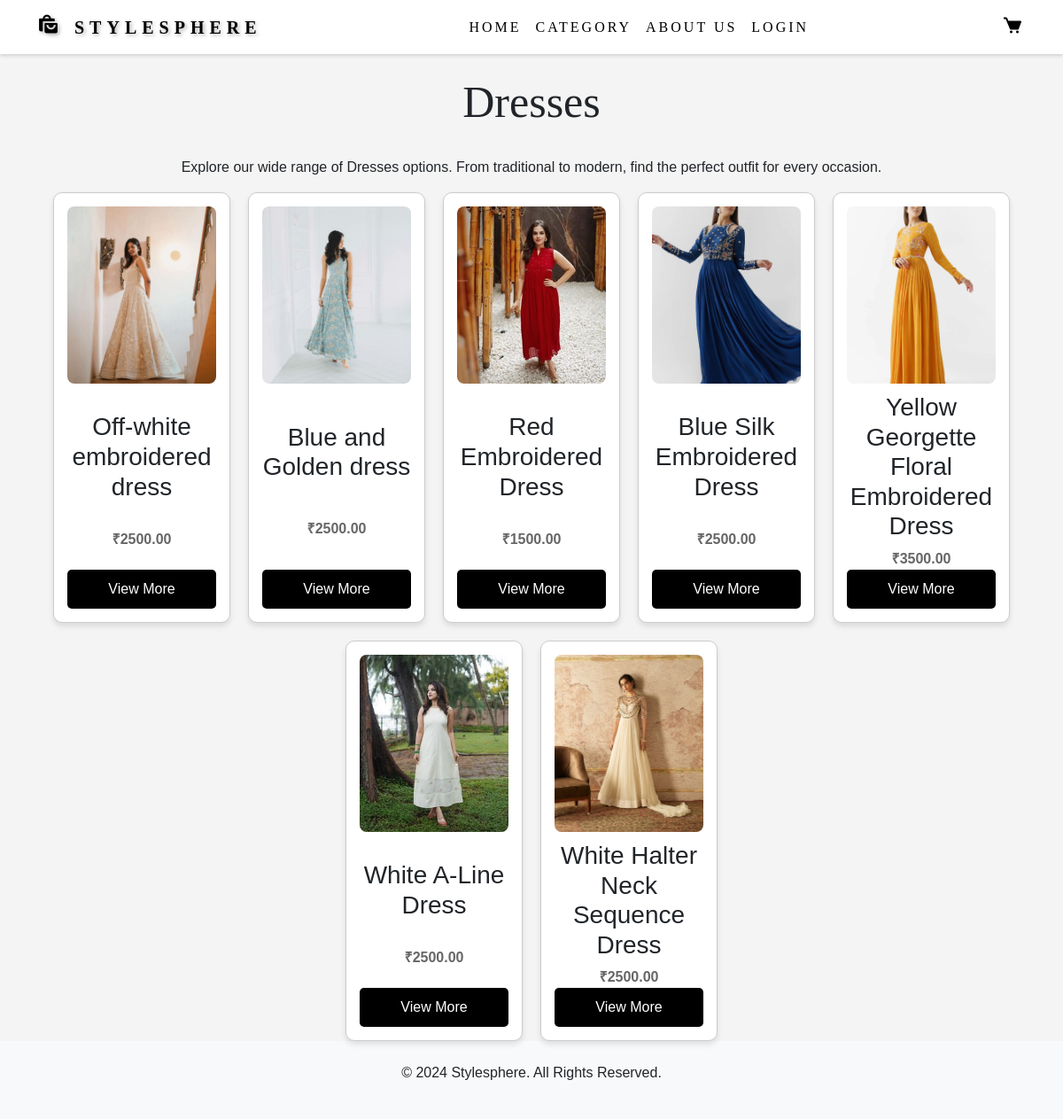
The page /categoryviewpage/6 on the database its author committed.
### styleapp/models.py (models this page shows, shortened)
class Category(models.Model):
    name = models.CharField(max_length=50, unique=True)
    image = models.ImageField(upload_to='category_images/', null=True, blank=True)

class Clothes(models.Model):
    name = models.CharField(max_length=255)
    description = models.TextField()
    price = models.DecimalField(max_digits=10, decimal_places=2)
    stock = models.IntegerField(default=100)
    category = models.ForeignKey(Category, on_delete=models.CASCADE)
    image = models.ImageField(upload_to='clothes_images/')

### styleapp/views.py (the view)
# urls.py: path('categoryviewpage/<int:a>',views.categoryviewpage,name='categoryviewpage'),
def categoryviewpage(request,a):
    if request.user.is_authenticated:
        current = request.user.id
        user_det = User.objects.get(id=current)
        cate = Category.objects.get(id=a)
        cloth = Clothes.objects.filter(category_id = a)
        return render(request,"categoryview.html",{'category':cate,'User':user_det,'cloths':cloth})
    else:
        cate = Category.objects.get(id=a)
        cloth = Clothes.objects.filter(category_id = a)
        return render(request,"categoryview.html",{'category':cate,'cloths':cloth})

### templates/categoryview.html (shortened to what this page needs)
<!DOCTYPE html>
<html lang="en">
<head>
    {% load static %}
    <link href="https://cdnjs.cloudflare.com/ajax/libs/bootstrap/5.3.0/css/bootstrap.min.css" rel="stylesheet">
    <link href="https://unpkg.com/boxicons@2.1.4/css/boxicons.min.css" rel="stylesheet">
    <link rel="stylesheet" href="{% static 'css/styles.css' %}?v=1.0">
</head>
<body>
    <header class="bg-white shadow-sm">
        <nav class="navbar navbar-expand-lg navbar-light bg-white shadow-sm">
            <div class="container">
                <a href="{% url 'index' %}" class="navbar-brand logo" style="text-decoration: none; color: black; font-size: 20px;">
                    <i class='bx bxs-shopping-bags' style="font-size: 25px;"></i> Stylesphere
                </a>
                <div class="collapse navbar-collapse" id="navbarNav">
                    <ul class="navbar-nav mx-auto">
                        <li class="nav-item"><a href="{% url 'index' %}" class="nav-link" style="color: black;">Home</a></li>
                        <li class="nav-item"><a href="#" class="nav-link" style="color: black;">Category</a></li>
                        <li class="nav-item"><a href="{% url 'about' %}" class="nav-link" style="color: black;">About Us</a></li>
                        <li class="nav-item"><a href="#" class="nav-link" style="color: black;">Login</a></li>
                    </ul>
                    <div class="d-flex">
                        <a href="{% url 'cart_view' %}" class="nav-link" style="color: black; font-size: 1.5em;"><i class="bx bxs-cart"></i></a>
                    </div>
                </div>
            </div>
        </nav>
    </header>
    <div class="categories-header text-center">
        <h2 class="categories-title py-4 font-weight-bold" style="font-family: 'Playfair Display', serif;font-size: 50px;">{{category.name}}</h2>
        <p class="categories-description">Explore our wide range of {{category.name}} options. From traditional to modern, find the perfect outfit for every occasion.</p>
    </div>
    <section class="product-showcase">
        <div class="product-grid">
            {% for c in cloths %}
                <div class="product-card">
                    <img src="{{ c.image.url }}" alt="{{ c.name }}" class="product-image" style="width: 100%; max-width: 600px; height: 400;">
                    <h3>{{ c.name }}</h3>
                    <p class="product-price">₹{{ c.price }}</p>
                    <a href="{% url 'viewmorepage' c.id %}"style="background-color: black; color: white; padding: 10px 20px; text-decoration: none; border-radius: 5px; display: inline-block; text-align: center; font-size: 16px; transition: background-color 0.3s ease;">
                        View More
                      </a>
                </div>
            {% endfor %}
        </div>
    </section>
    <footer class="bg-light text-center py-4">
        <p>&copy; 2024 Stylesphere. All Rights Reserved.</p>
    </footer>
</body>
</html>

### static/css/styles.css (style rules this page uses)
* { margin: 0; padding: 0; box-sizing: border-box; }
body { font-family: Arial, sans-serif; background-color: #f4f4f4; }
header { background-color: rgb(170, 23, 23); color: black; padding: 0px 0; text-align: center; font-family: 'Playfair Display', serif; letter-spacing: 3px; text-transform: uppercase; box-shadow: 0 4px 8px rgba(0, 0, 0, 0.2); }
.logo { font-family: 'Playfair Display', serif; font-size: 50px; font-weight: 700; color: black; letter-spacing: 6px; text-transform: uppercase; text-shadow: 2px 2px 4px rgba(0, 0, 0, 0.3); text-decoration: none; }
.navbar { display: flex; flex-direction: column; align-items: center; padding: 10px; background-color: rgba(0, 0, 0, 0.7); }
.product-grid { display: flex; flex-wrap: wrap; gap: 20px; justify-content: center; }
.product-card { border: 1px solid #ccc; border-radius: 10px; padding: 15px; text-align: center; width: 200px; box-shadow: 0px 4px 6px rgba(0, 0, 0, 0.1); background-color: white; display: flex; flex-direction: column; justify-content: space-between; }
.product-image { width: 100%; height: 200px; object-fit: cover; border-radius: 8px; margin-bottom: 10px; }
.product-price { font-size: 1em; font-weight: bold; color: #666; margin: 0 10px; }

### rows shown on the page
Category: name "Dresses"
Clothes: image (picture), name "Off-white embroidered dress", price "2500.00"
Clothes: image (picture), name "Blue and Golden dress", price "2500.00"
Clothes: image (picture), name "Red Embroidered Dress", price "1500.00"
Clothes: image (picture), name "Blue Silk Embroidered Dress", price "2500.00"
Clothes: image (picture), name "Yellow Georgette Floral Embroidered Dress", price "3500.00"
Clothes: image (picture), name "White A-Line Dress", price "2500.00"
Clothes: image (picture), name "White Halter Neck Sequence Dress", price "2500.00"
